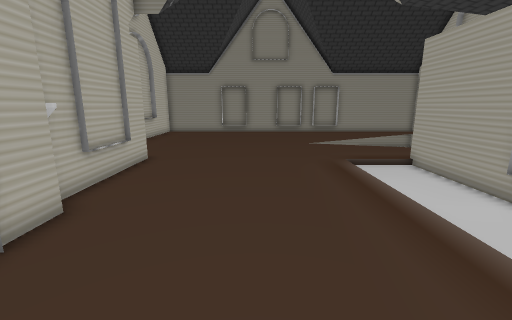
view 1 (above)

12 first-person views from a walk through a robot-simulator world made for Gazebo. The camera is 0.51 m above the floor, tilts 12° down and sees 90° across. The floor is counted in squares, 0.2 m on a side. Each view is taken from the middle of a square. On the plan, view 1 faces up. The plan holds only what a view shows up to about 18 squares ahead; the rest is blank.

view 2
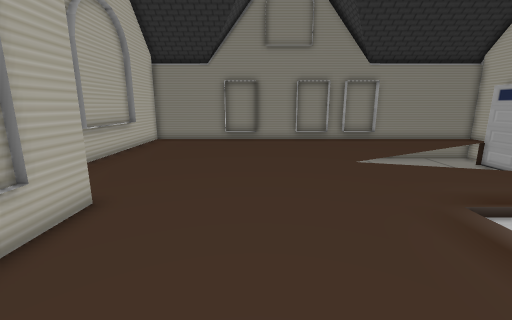

view 3
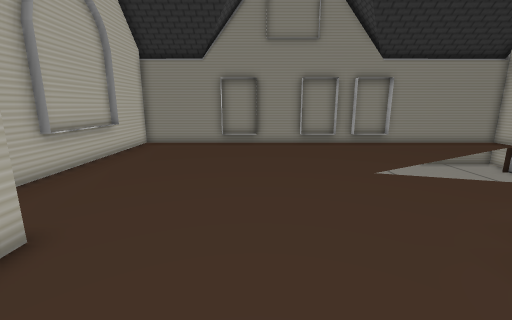

view 4
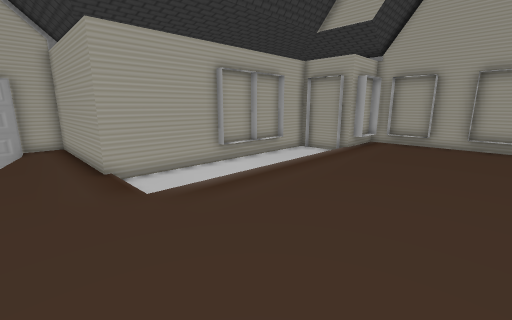

view 5
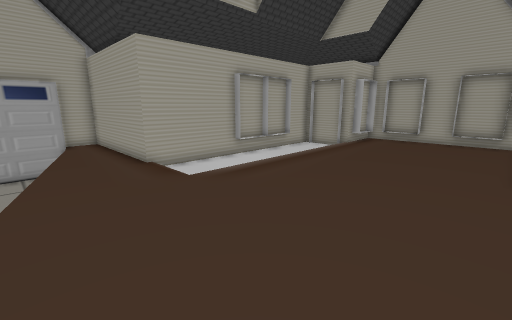

view 6
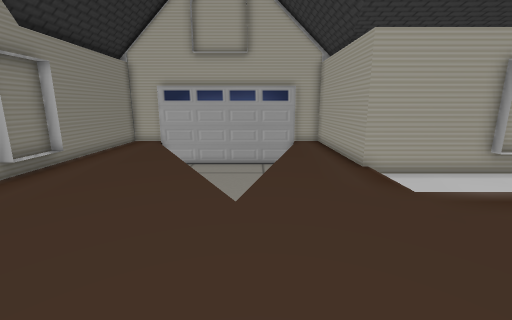

view 7
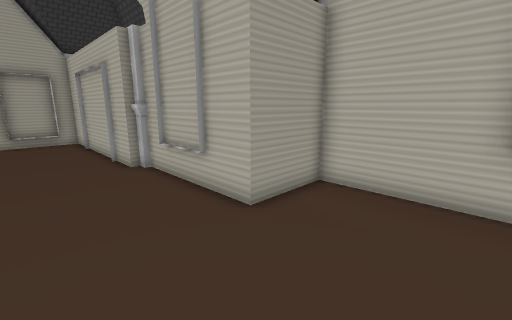

view 8
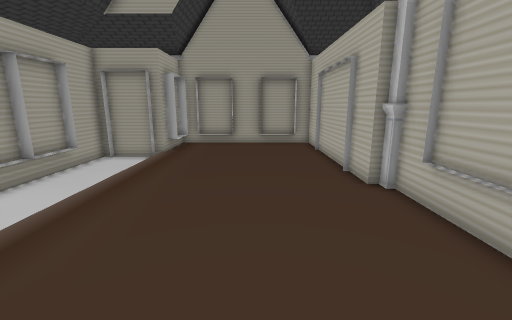

view 9
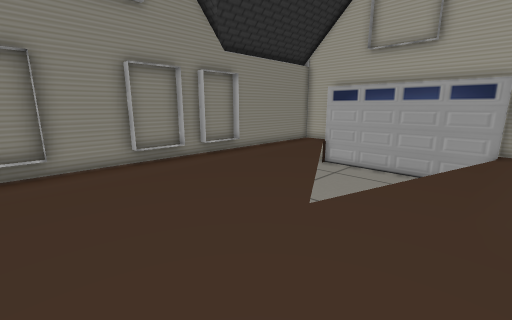

view 10
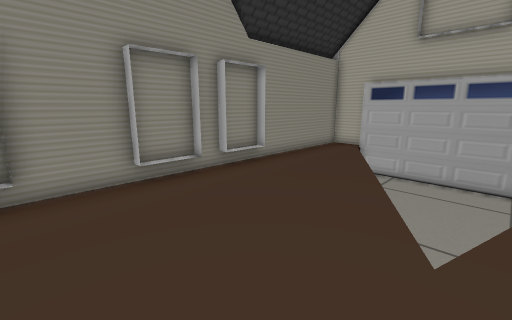

view 11
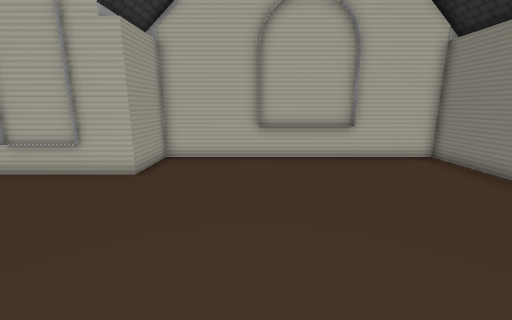

view 12
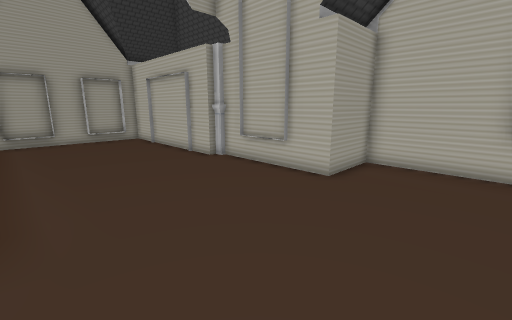

### Floor plan
Key: @ floor where view 1 was taken; # wall or solid block; . main floor; - floor 0.05 m lower than the main floor; = window, fence, low wall or low ledge; v drop or lower ground.
Columns run from 9 left of view 1 to 16 right of it. Each row starts with its distance up from view 1.
 26 ##########################
 25 #........................#
 24 #........................#
 23 #.....................vv##
 22 #....................vvv#
 21 #=.................vvvvv#
 20 #................vvvvvvv#
 19 #..............vvvvvvvvv#
 18 #............vv vvvvvvvv#
 17 #.............vvvvvvvvvv#
 16 #.................vv   v#
 15 #....................vv ##
 14 #........................#
 13 #........................#
 12 ####..........---#########
 11    #..........---#
 10    ##.........---#
  9     #.........---#
  8    ##.........---#
  7    #..........--=#
  6    ##.........--=#
  5     #.........--=#
  4     #.........--=#
  3     #.........--=#
  2     #.........---#
  1     #.........---#
  0     #....@....####
 -1     #........##
 -2     #........#
 -3     #........#
 -4     ##########

Positions as (right, up) in squares from view 1, and headings:
1: (0, 0), facing up
2: (-1, 6), facing up
3: (-1, 8), facing up
4: (-3, 15), facing down-right
5: (-4, 17), facing down-right
6: (-3, 17), facing right
7: (-1, 17), facing down-left
8: (-1, 14), facing down
9: (-2, 14), facing up-right
10: (-1, 17), facing up-right
11: (4, 17), facing left
12: (3, 17), facing down-left
